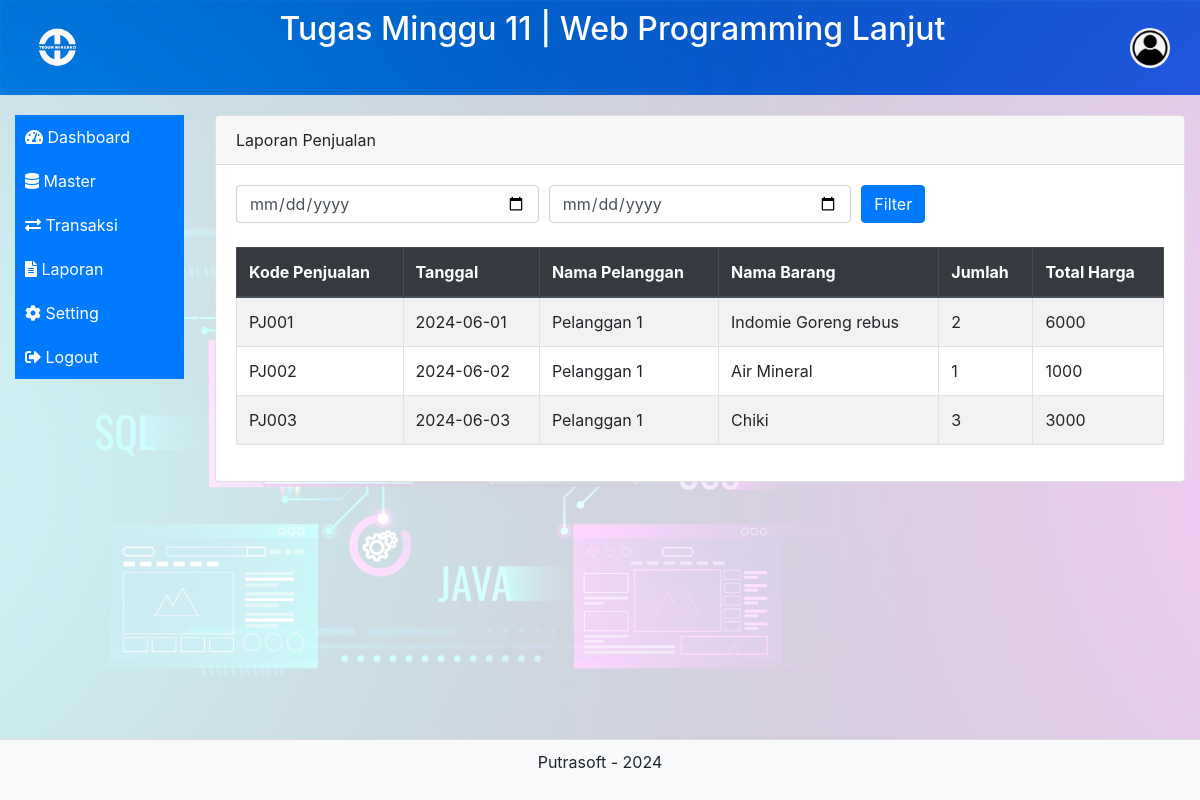
Page /laporan_penjualan.php on the committed database.
### tables this page shows
CREATE TABLE IF NOT EXISTS `penjualan` (
  `Kode_Penjualan` varchar(100) NOT NULL,
  `Tanggal` date NOT NULL,
  `Kode_Pelanggan` varchar(100) NOT NULL,
  `Kode_Barang` varchar(10) NOT NULL,
  `Jumlah` int(11) NOT NULL,
  `Total_Harga` decimal(10,0) NOT NULL,
  PRIMARY KEY (`Kode_Penjualan`)
);

CREATE TABLE IF NOT EXISTS `pelanggan` (
  `Kode_Pelanggan` varchar(100) NOT NULL,
  `Nama` varchar(100) NOT NULL,
  `Alamat` text NOT NULL,
  `Email` varchar(100) NOT NULL,
  `Telepon` varchar(100) NOT NULL,
  `Foto` varchar(255) NOT NULL,
  PRIMARY KEY (`Kode_Pelanggan`)
);

CREATE TABLE IF NOT EXISTS `barang` (
  `Kode` varchar(10) NOT NULL DEFAULT '',
  `Nama` varchar(255) DEFAULT NULL,
  `Kode_Jenis` varchar(50) NOT NULL,
  `Harga` decimal(10,0) DEFAULT NULL,
  PRIMARY KEY (`Kode`)
);

### laporan_penjualan.php (the view)
<?php
include("header.php");
require 'db.php';
echo '<div class="container-fluid">';
echo '<div class="row">';
echo '<nav class="col-md-2 sidebar">';
include("menu.php");
echo '</nav>';
echo '<main class="col-md-10 content">';
echo '<div class="card">';
echo '<div class="card-header">Laporan Penjualan</div>';
echo '<div class="card-body">';
echo '<form method="post" class="mb-4">';
echo '<div class="form-row">';
echo '<div class="col">';
echo '<input type="date" name="start_date" class="form-control" placeholder="Start Date">';
echo '</div>';
echo '<div class="col">';
echo '<input type="date" name="end_date" class="form-control" placeholder="End Date">';
echo '</div>';
echo '<div class="col">';
echo '<button type="submit" class="btn btn-primary">Filter</button>';
echo '</div>';
echo '</div>';
echo '</form>';
$start_date = isset($_POST['start_date']) ? $_POST['start_date'] : '1970-01-01';
$end_date = isset($_POST['end_date']) ? $_POST['end_date'] : date('Y-m-d');
$sql = "SELECT penjualan.Kode_Penjualan, penjualan.Tanggal, pelanggan.Nama AS Nama_Pelanggan, barang.Nama AS Nama_Barang, penjualan.Jumlah, penjualan.Total_Harga
        FROM penjualan
        JOIN pelanggan ON penjualan.Kode_Pelanggan = pelanggan.Kode_Pelanggan
        JOIN barang ON penjualan.Kode_Barang = barang.Kode
        WHERE penjualan.Tanggal BETWEEN :start_date AND :end_date";
$stmt = $conn->prepare($sql);
$stmt->bindValue(':start_date', $start_date);
$stmt->bindValue(':end_date', $end_date);
$stmt->execute();
$sales = $stmt->fetchAll(PDO::FETCH_ASSOC);
if ($sales) {
    echo '<div class="table-responsive">';
    echo '<table class="table table-bordered table-striped">';
    echo '<thead class="thead-dark">';
    echo '<tr>';
    echo '<th scope="col">Kode Penjualan</th>';
    echo '<th scope="col">Tanggal</th>';
    echo '<th scope="col">Nama Pelanggan</th>';
    echo '<th scope="col">Nama Barang</th>';
    echo '<th scope="col">Jumlah</th>';
    echo '<th scope="col">Total Harga</th>';
    echo '</tr>';
    echo '</thead>';
    echo '<tbody>';
    foreach ($sales as $sale) {
        echo '<tr>';
        echo '<td>' . htmlspecialchars($sale['Kode_Penjualan']) . '</td>';
        echo '<td>' . htmlspecialchars($sale['Tanggal']) . '</td>';
        echo '<td>' . htmlspecialchars($sale['Nama_Pelanggan']) . '</td>';
        echo '<td>' . htmlspecialchars($sale['Nama_Barang']) . '</td>';
        echo '<td>' . htmlspecialchars($sale['Jumlah']) . '</td>';
        echo '<td>' . htmlspecialchars($sale['Total_Harga']) . '</td>';
        echo '</tr>';
    }
    echo '</tbody>';
    echo '</table>';
    echo '</div>';
} else {
    echo '<div class="alert alert-warning">No sales found for the selected date range.</div>';
}
echo '</div>';
echo '</div>';
echo '</main>';
echo '</div>';
echo '</div>';
include("footer.php");
?>

### header.php (style rules this page uses)
body { display: flex; flex-direction: column; min-height: 100vh; background-image: url('assets/img/background.jpg'); background-size: cover; background-repeat: no-repeat; background-attachment: fixed; }
.container-fluid { flex: 1; background-color: rgba(255, 255, 255, 0.8); }
.sidebar { height: 100%; border-right: 1px solid #ddd; padding-right: 10px; margin-top: 20px; }
.content { padding: 20px; }

### rows in the picture
penjualan: Kode_Penjualan "PJ001", Tanggal "2024-06-01", Kode_Pelanggan.Nama "Pelanggan 1", Kode_Barang.Nama "Indomie Goreng rebus", Jumlah "2", Total_Harga "6000"
penjualan: Kode_Penjualan "PJ002", Tanggal "2024-06-02", Kode_Pelanggan.Nama "Pelanggan 1", Kode_Barang.Nama "Air Mineral", Jumlah "1", Total_Harga "1000"
penjualan: Kode_Penjualan "PJ003", Tanggal "2024-06-03", Kode_Pelanggan.Nama "Pelanggan 1", Kode_Barang.Nama "Chiki", Jumlah "3", Total_Harga "3000"

### other values in the picture
$title "Tugas Minggu 11 | Web Programming Lanjut"
